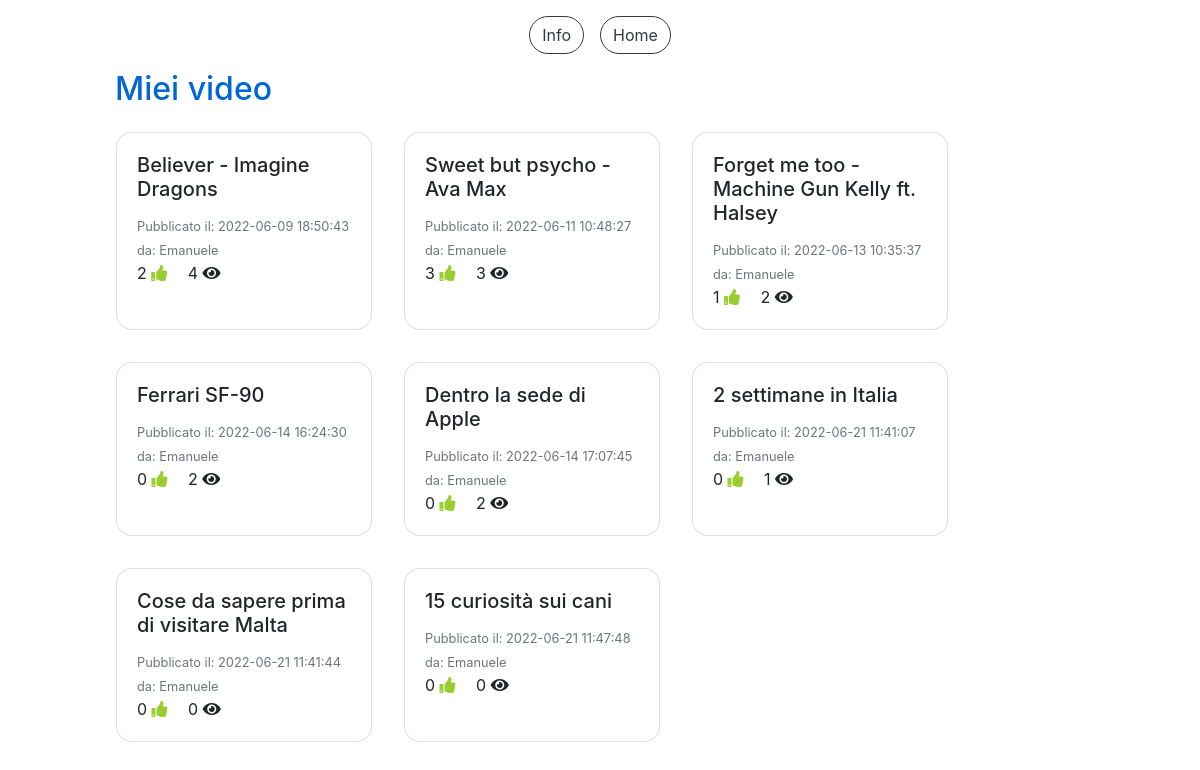
Page /miei_video.php (signed in) on the committed database.
### tables this page shows
CREATE TABLE `video` (
  `IdVideo` int(11) NOT NULL,
  `Titolo` varchar(100) NOT NULL,
  `SorgenteVideo` varchar(300) NOT NULL,
  `DataPubblicazione` datetime NOT NULL DEFAULT CURRENT_TIMESTAMP,
  `NumeroLike` int(11) NOT NULL DEFAULT '0',
  `NumeroVisualizzazioni` int(11) NOT NULL DEFAULT '0',
  `IdAccount` int(11) NOT NULL
);

CREATE TABLE `accounts` (
  `IdAccount` int(11) NOT NULL,
  `Username` varchar(40) NOT NULL,
  `Mail` varchar(40) NOT NULL,
  `Password` varchar(100) NOT NULL,
  `Canale` tinyint(1) NOT NULL,
  `NumeroIscritti` int(11) DEFAULT NULL
);

### miei_video.php (the view, shortened to what this page needs)
<!DOCTYPE html>
<html>
<head>
  <link rel="stylesheet" href="css/style.css">
  <link rel="stylesheet" href="css/custom_style.css">
</head>
<body>
  <?php
    include("check_canale.php");
  ?>
  <div class="container-fluid pt-3">
    <div class="row justify-content-center">
      <button type="button" class="btn btn-outline-dark mr-3" onclick="location.href='info.php'">Info</button>
      <button type="button" class="btn btn-outline-dark" onclick="location.href='home.php'">Home</button>
    </div>
    <div class="row justify-content-center">
      <div class="col-10">
        <h2 class="titleText mt-3">Miei video</h2>
        <div id="mieiVideo" class="row">
        <?php
          $sql="SELECT * FROM Video WHERE IdAccount=?";
          $query=$db->prepare($sql);
          $dati=array($_SESSION["loginID"]);
          $query->execute($dati);
          $ris=$query->fetchAll();
          foreach($ris as $row) {
            $sql="SELECT * FROM Video v, Visualizzazioni vis, Accounts a WHERE v.IdVideo=vis.IdVideo AND a.IdAccount=vis.IdAccount AND vis.IdAccount=? AND vis.IdVideo=?";
            $query=$db->prepare($sql);
            $dati=array($_SESSION["loginID"], $row["IdVideo"]);
            $query->execute($dati);
            $risVis=$query->fetchAll();
            $tempoVis=-1;
            foreach($risVis as $vis) {
              $tempoVis=$vis["TempoVisualizzazione"];
              $creator=$vis["Username"];
            }
            echo '<div class="card card-video m-3" style="width: 16rem;">
                    <div class="card-body card-video" onclick="location.href=\'video.php?id='. $row["IdVideo"] .'&titolo='. $row["Titolo"] .'&video='. $row["SorgenteVideo"] .'&time='. $tempoVis .'\'">
                      <h5 class="card-title card-video">'. $row["Titolo"] .'</h5>
                      <p class="card-text card-video">
                        <small class="text-muted">Pubblicato il: '. $row["DataPubblicazione"] .'<br>da: '. $creator .'</small><br>
                        '. $row["NumeroLike"] .' <i class="fa fa-thumbs-up mr-3"></i>
                        '. $row["NumeroVisualizzazioni"] .' <i class="fa fa-eye"></i>
                      </p>
                    </div>
                  </div>';
          }
        ?>
        </div>
      </div>
    </div>
  </div>
</body>
</html>

### css/custom_style.css (style rules this page uses)
* { transition: 0.4s; }
div, h2, p { cursor: default; }
.card-video,.card-playlist,.card-post { cursor: pointer; }
.fa-thumbs-up { color: yellowgreen; }
body { height: 100vh; overflow: auto; }
.btn,.form-control,.custom-select { border-radius: 2rem; }
.card { border-radius: 1rem; }
.titleText { color: #0067d5; }

### rows in the picture
video: Titolo "Believer - Imagine Dragons", DataPubblicazione "2022-06-09 18:50:43", IdAccount.Username "Emanuele", NumeroLike "2", NumeroVisualizzazioni "4"
video: Titolo "Sweet but psycho - Ava Max", DataPubblicazione "2022-06-11 10:48:27", IdAccount.Username "Emanuele", NumeroLike "3", NumeroVisualizzazioni "3"
video: Titolo "Forget me too - Machine Gun Kelly ft. Halsey", DataPubblicazione "2022-06-13 10:35:37", IdAccount.Username "Emanuele", NumeroLike "1", NumeroVisualizzazioni "2"
video: Titolo "Ferrari SF-90", DataPubblicazione "2022-06-14 16:24:30", IdAccount.Username "Emanuele", NumeroLike "0", NumeroVisualizzazioni "2"
video: Titolo "Dentro la sede di Apple", DataPubblicazione "2022-06-14 17:07:45", IdAccount.Username "Emanuele", NumeroLike "0", NumeroVisualizzazioni "2"
video: Titolo "2 settimane in Italia", DataPubblicazione "2022-06-21 11:41:07", IdAccount.Username "Emanuele", NumeroLike "0", NumeroVisualizzazioni "1"
video: Titolo "Cose da sapere prima di visitare Malta", DataPubblicazione "2022-06-21 11:41:44", IdAccount.Username "Emanuele", NumeroLike "0", NumeroVisualizzazioni "0"
video: Titolo "15 curiosità sui cani", DataPubblicazione "2022-06-21 11:47:48", IdAccount.Username "Emanuele", NumeroLike "0", NumeroVisualizzazioni "0"
